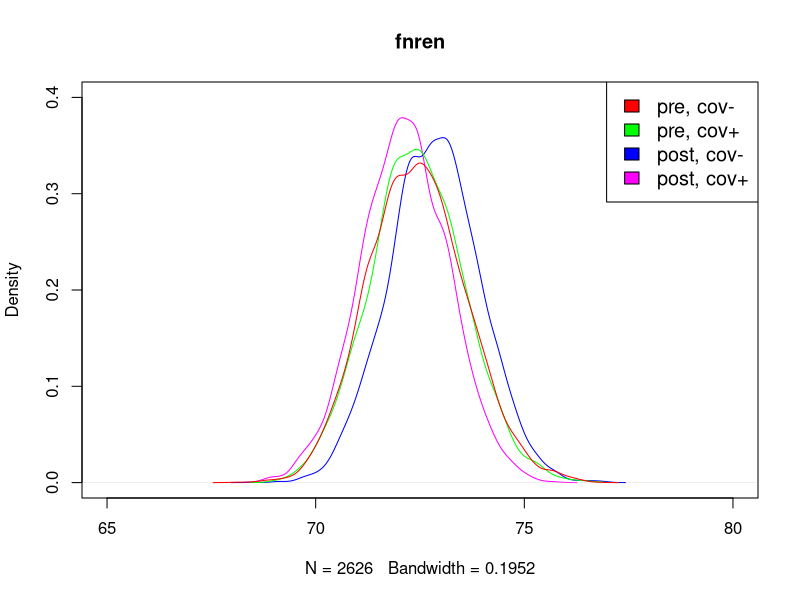
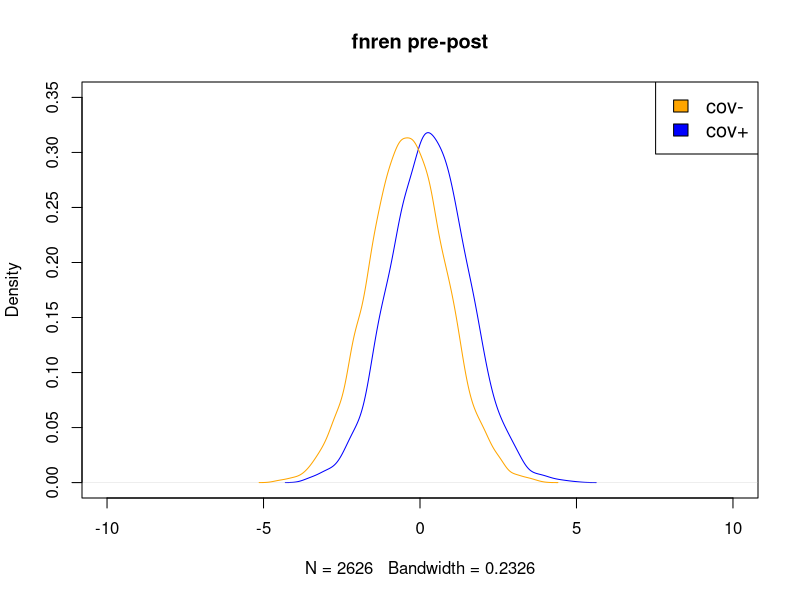

These figures' R source, in order:
#------------------------------------------------------------------------------
# Data generation
#------------------------------------------------------------------------------

#timeVect <- c(shape, scale, cens)
#ageVect <- c(interc, coef, shape1, shape2)
#comorbidVect <- c(intercLog, coefLog)
#severVect <- c(intercLog, coefAge, coefCov, coefComorbid)
#fnrenInVect <- c(interc, coefAge, coefComorbid)
#fnrenVect <- c(coefAge, coefCov, coefComorbid, coefSever)
#------------------------------------------------------------------------------

gendat <- function(N, timeVect, ageVect, comorbidVect, severVect,
                   fnrenInVect, fnrenVect)
{
  t <- rgamma(N, timeVect[1], timeVect[2])
  cov <- as.numeric(t <= timeVect[3])
  
  age <- ageVect[1] + ageVect[2]*rbeta(N, ageVect[3], ageVect[4])
  comorbid <- rbinom(N, 1, plogis(comorbidVect[1] + comorbidVect[2]*age))
  sever <- ifelse(cov==0, 0, rbinom(N, 1, plogis(severVect[1]
                                                    + severVect[2]*age
                                                    + severVect[3]*comorbid)))
  fnrenIn <- rnorm(N, mean=fnrenInVect[1]
                   + fnrenInVect[2]*age 
                   + fnrenInVect[3]*comorbid)
  fnren <- rnorm(N, mean=fnrenVect[1]
                 + fnrenVect[2]*fnrenIn
                 + fnrenVect[3]*age
                 + fnrenVect[4]*cov
                 + fnrenVect[5]*comorbid
                 + fnrenVect[6]*sever)
  
  return(data.frame(fnren=fnren,
                    fnrenIn=fnrenIn,
                    cov=cov,
                    age=age,
                    comorbid=comorbid,
                    sever=sever,
                    change=fnren-fnrenIn))
}

#------------------------------------------------------------------------------
# Analysis
#------------------------------------------------------------------------------

descriptive <- function(dat)
{
  plot(density(dat$fnren[dat$cov==1]), col="magenta", 
       ylim=c(0, 0.4),
       xlim=c(65, 80),
       main="fnren")
  lines(density(dat$fnren[dat$cov==0]), col="blue")
  lines(density(dat$fnrenIn[dat$cov==1]), col="green")
  lines(density(dat$fnrenIn[dat$cov==0]), col="red")
  legend(x="topright", cex=1.2,
         legend=c("pre, cov-", "pre, cov+", "post, cov-", "post, cov+"),
         fill=c("red", "green", "blue", "magenta"))
  
  plot(density((dat$fnrenIn-dat$fnren)[dat$cov==1]), col="blue",
       ylim=c(0, 0.35),
       xlim=c(-10, 10),
       main="fnren pre-post")
  lines(density((dat$fnrenIn-dat$fnren)[dat$cov==0]), col="orange")
  legend(x="topright", cex=1.2,
         legend=c("cov-", "cov+"),
         fill=c("orange", "blue"))
}

#------------------------------------------------------------------------------

set.seed(9898)
dat <- gendat(N=10^4, timeVect=c(2, 0.005, 200), 
              ageVect=c(-7.5, 92, 23.31, 3.33),
              comorbidVect=c(-5.3, 0.1), 
              severVect=c(-3.2, 0.1, 0.13),
              fnrenInVect=c(80, -0.1, -0.3), 
              fnrenVect=c(52, 0.3, -0.01, -0.4, -0.2, -0.3))
descriptive(dat)

#------------------------------------------------------------------------------
# Regressions: change scores (change ~ exposure)
#              follow-up adjusted for baseline (post ~ exposure + pre)
#------------------------------------------------------------------------------

changeScoresRegr <- lm(change ~ cov, data=dat)
summary(changeScoresRegr)
coef(changeScoresRegr)

followUpAdjBasRegr <- lm(fnren ~ cov + fnrenIn, data=dat)
summary(followUpAdjBasRegr)
coef(followUpAdjBasRegr)
